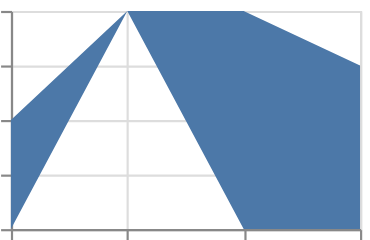

Vega-Lite specification stored for this chart:
### Vega-Lite specification from a JSON file in a GitHub repository (floating-point values rounded to 4 significant figures)
{"$schema": "https://vega.github.io/schema/vega-lite/v6.json", "padding": 5, "autosize": "none", "data": {"values": [{"c": "A", "x": 1, "y": 2, "s": 3, "t": "2024-01-01"}, {"c": "B", "x": 2, "y": "n/a", "s": 5, "t": "2024-02-01"}, {"c": "C", "x": 3, "y": 4, "s": null, "t": "2024-03-01"}, {"c": "D", "x": 4, "y": 3, "s": 7, "t": "2024-04-01"}]}, "width": 160, "height": 100, "mark": {"type": "area", "invalid": null}, "encoding": {"x": {"field": "x", "type": "quantitative"}, "y": {"field": "y", "type": "quantitative"}}}
